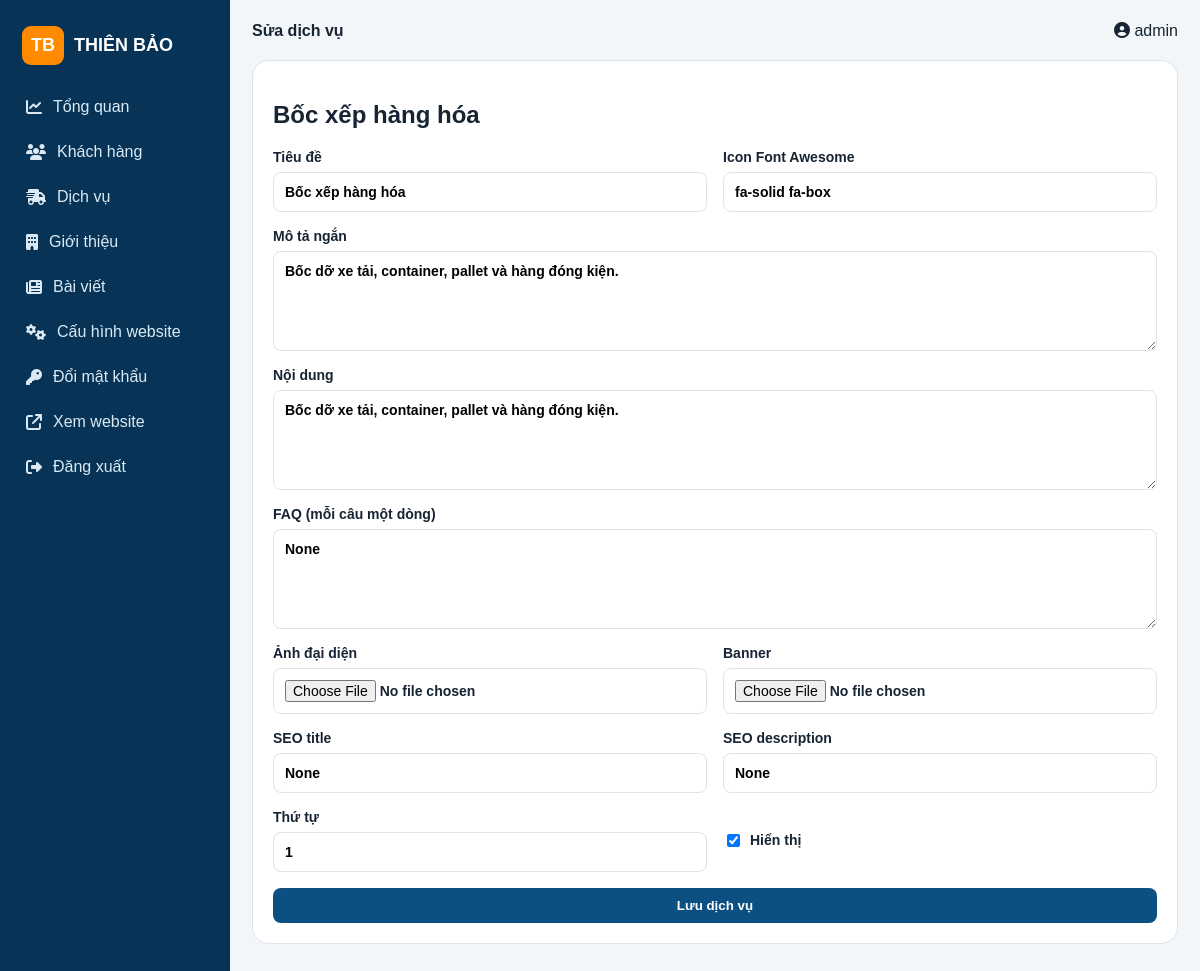
Page /admin/services/1/edit (signed in) on the committed database.
### app.py (models this page shows)
class Service(db.Model):
    id=db.Column(db.Integer,primary_key=True); title=db.Column(db.String(160),nullable=False); slug=db.Column(db.String(180),unique=True,nullable=False)
    icon=db.Column(db.String(80),default='fa-solid fa-box'); short_description=db.Column(db.String(300),nullable=False); content=db.Column(db.Text)
    image=db.Column(db.String(255)); banner_image=db.Column(db.String(255)); faq=db.Column(db.Text); seo_title=db.Column(db.String(180)); seo_description=db.Column(db.String(320))
    is_active=db.Column(db.Boolean,default=True); sort_order=db.Column(db.Integer,default=0); created_at=db.Column(db.DateTime,default=datetime.utcnow)

### app.py (the view)
@app.route('/admin/services/<int:id>/edit',methods=['GET','POST'])
@admin_required
def admin_service_edit(id):
    obj=Service.query.get_or_404(id)
    if request.method=='POST':
        try: service_from_form(obj); db.session.commit(); flash('Đã cập nhật dịch vụ.','success'); return redirect(url_for('admin_services'))
        except Exception as e: db.session.rollback(); flash(str(e),'error')
    return render_template('admin/service_edit.html',service=obj)

### app.py (called while the page is built)
def setting(key,default=''):
    row=SiteSetting.query.filter_by(key=key).first(); return row.value if row else DEFAULT_SETTINGS.get(key,default)

def csrf_token():
    if '_csrf' not in session: session['_csrf']=secrets.token_urlsafe(24)
    return session['_csrf']

def admin_required(fn):
    @wraps(fn)
    def wrap(*a,**k):
        if not session.get('admin_id'): return redirect(url_for('admin_login',next=request.path))
        return fn(*a,**k)
    return wrap

@app.context_processor
def globals_ctx():
    site={k:setting(k,v) for k,v in DEFAULT_SETTINGS.items()}
    site.update({'logo_image':setting('logo_image'),'favicon':setting('favicon'),'hero_image':setting('hero_image')})
    return {'site':site,'current_year':datetime.now().year,'csrf_token':csrf_token}

@app.before_request
def csrf_guard():
    if request.method=='POST': check_csrf()

### templates/admin/service_edit.html (shortened to what this page needs)
{% extends 'admin/base.html' %}{% block heading %}Sửa dịch vụ{% endblock %}{% block content %}<section class="panel"><h2>{{ service.title }}</h2>{% include 'admin/service_form.html' %}</section>{% endblock %}

### templates/admin/service_form.html
<form method="post" enctype="multipart/form-data" class="form-grid admin-form"><input type="hidden" name="_csrf" value="{{ csrf_token() }}"><label>Tiêu đề<input name="title" value="{{ service.title if service else '' }}" required></label><label>Icon Font Awesome<input name="icon" value="{{ service.icon if service else 'fa-solid fa-box' }}" placeholder="fa-solid fa-box"></label><label class="full">Mô tả ngắn<textarea name="short_description" required>{{ service.short_description if service else '' }}</textarea></label><label class="full">Nội dung<textarea class="editor" name="content">{{ service.content if service else '' }}</textarea></label><label class="full">FAQ (mỗi câu một dòng)<textarea name="faq">{{ service.faq if service else '' }}</textarea></label><label>Ảnh đại diện<input type="file" name="image" accept="image/*"></label><label>Banner<input type="file" name="banner_image" accept="image/*"></label><label>SEO title<input name="seo_title" value="{{ service.seo_title if service else '' }}"></label><label>SEO description<input name="seo_description" value="{{ service.seo_description if service else '' }}"></label><label>Thứ tự<input type="number" name="sort_order" value="{{ service.sort_order if service else 0 }}"></label><label class="check"><input type="checkbox" name="is_active" {% if not service or service.is_active %}checked{% endif %}> Hiển thị</label><button class="button full">Lưu dịch vụ</button></form>

### static/css/admin.css (style rules this page uses)
:root { --p:#0b4f83;--pd:#073456;--a:#ff8a00;--bg:#f3f6f9;--line:#dbe4ec;--text:#172433;--muted:#6b7c8d }
* { box-sizing:border-box }
body { margin:0;font-family:Arial,sans-serif;background:var(--bg);color:var(--text) }
.panel { background:#fff;border:1px solid var(--line);border-radius:17px;padding:20px;margin-bottom:20px }
.button,button { border:0;background:var(--p);color:#fff;padding:10px 15px;border-radius:8px;text-decoration:none;cursor:pointer;font-weight:700 }
.filters input,.filters select,.admin-form input,.admin-form select,.admin-form textarea,td select,td textarea { padding:11px;border:1px solid var(--line);border-radius:8px;font:inherit;width:100% }
.form-grid { display:grid;grid-template-columns:1fr 1fr;gap:16px }
.admin-form label { display:grid;gap:7px;font-weight:700;font-size:14px }
.admin-form textarea { min-height:100px }
.admin-form .check { display:flex;align-items:center }
.admin-form .check input { width:auto }
.full { grid-column:1/-1 }

### rows in the picture
Service: title "Bốc xếp hàng hóa", icon "fa-solid fa-box", short_description "Bốc dỡ xe tải, container, pallet và hàng đóng kiện.", content "Bốc dỡ xe tải, container, pallet và hàng đóng kiện.", faq "None", seo_title "None", seo_description "None", sort_order "1", is_active "☑"

### other values in the picture
{{ session.admin_username }} "admin"
